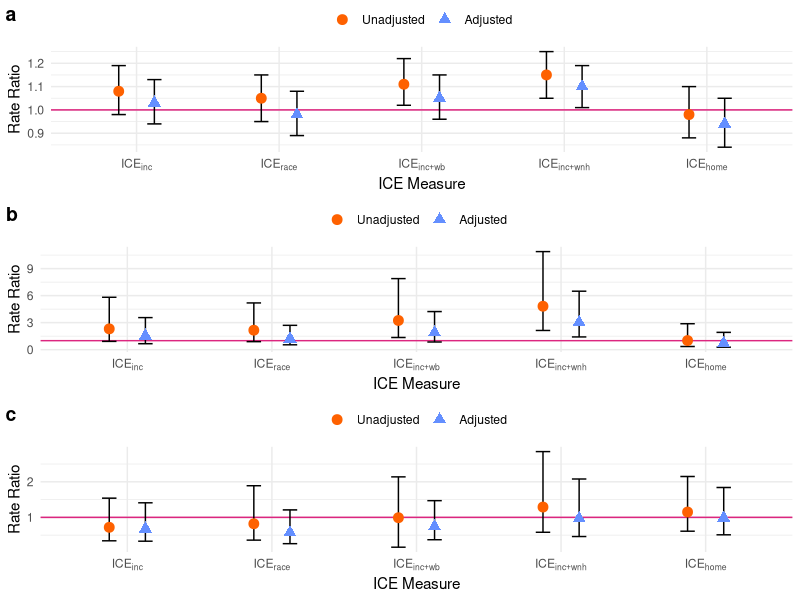

Recreate this plot in R.
require(ggplot2)
require(ggpubr)
require(tidyverse)

point_colors = c("#fe6100", "#648fff")
point_shapes = c(19, 17)
errbar_color = "black"
line_color = "#dc267f"
x_labels = c(
  "0ICEinc" = expression(ICE[inc]),
  "1ICErace" = expression(ICE[race]),
  "2ICEinc+wb" = expression(ICE[inc+wb]),
  "3ICEinc+wnh" = expression(ICE[inc+wnh]),
  "4ICEhome" = expression(ICE[home])
)

plot_data = read.csv("plot_data.csv") %>%
  mutate(variable = factor(variable)) %>%
  mutate(type = factor(type, levels=c("Unadjusted", "Adjusted")))

make_plot = function(outcome_filter){
  ggplot(filter(plot_data, outcome==outcome_filter), 
         aes(x=variable, y=rr, ymin=l_rr, ymax=u_rr, color=type, shape=type)) +
    # Draw data
    geom_hline(color=line_color, yintercept=1) +
    geom_errorbar(color=errbar_color, position=position_dodge(width=0.5), width=0.2) + 
    geom_point(position=position_dodge(width=0.5), size=3) +
    # Scale asthetics
    scale_color_manual(values=point_colors) +
    scale_shape_manual(values=point_shapes) +
    scale_x_discrete("ICE Measure", labels=x_labels) +
    scale_y_continuous("Rate Ratio") +
    # Plot theme
    theme_minimal() +
    theme(legend.margin = margin(),
          legend.position = "top",
          legend.spacing = unit(0, "cm"),
          legend.title = element_blank())
}
  
outcomes = c("hbp", "sbp", "dbp")

combined_plot = ggarrange(plotlist=lapply(outcomes, make_plot), 
                          ncol=1, labels=c("a", "b", "c"))

ggsave("errorbar-multi-plot.png", combined_plot, 
       width=1200, height=2400, units="px")


